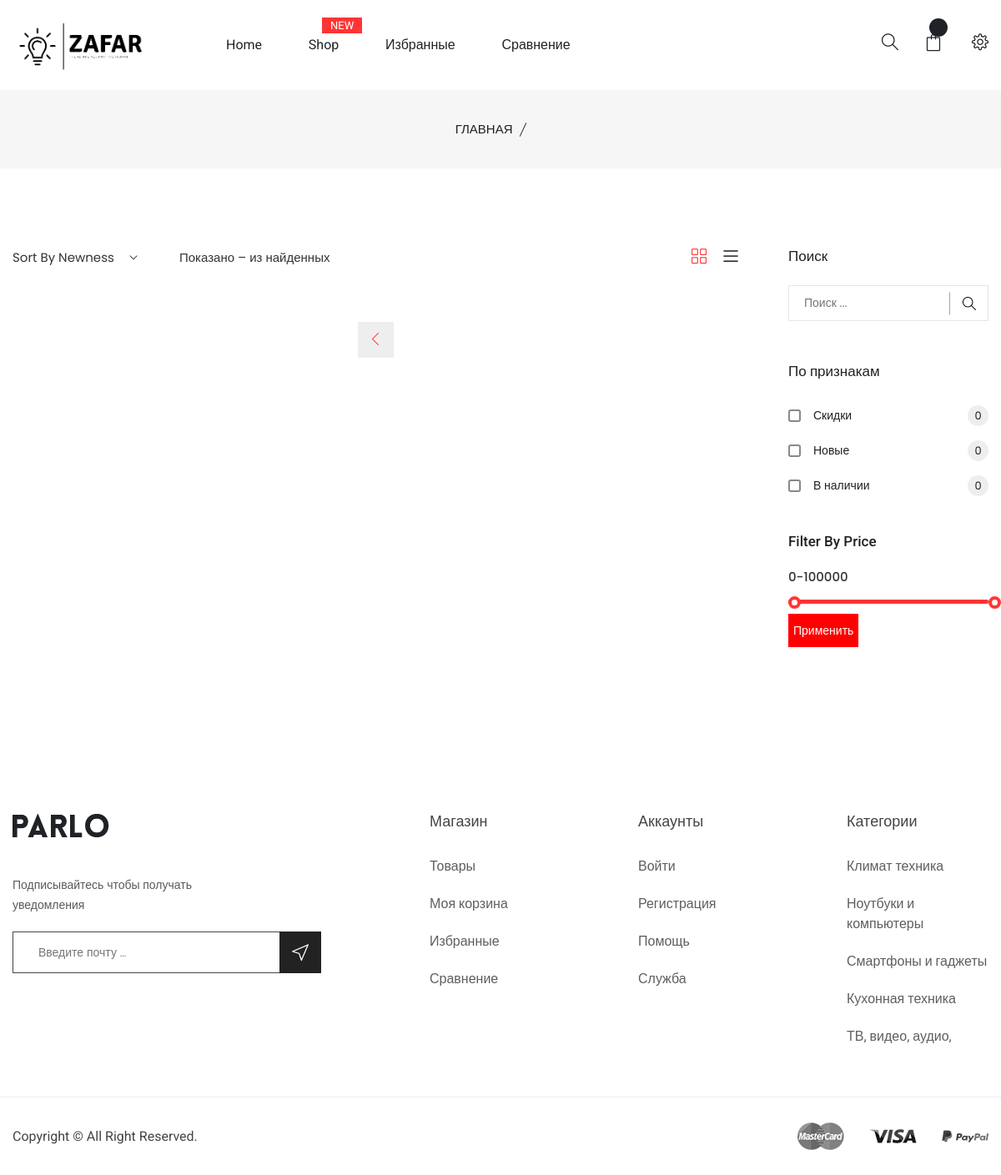
Page /catalog/ on the committed database.
### main/models.py (models this page shows, shortened)
class Category(models.Model):
    title = models.CharField(max_length=200, blank=True)
    parent = models.ForeignKey("Category", on_delete=models.CASCADE, blank=True, null=True)
    level = models.IntegerField(default=0, blank=True)
    good_count = models.IntegerField(default=0, blank=True)
    sub_category_count = models.IntegerField(default=0, blank=True)
    logo = models.ImageField(upload_to='upload', blank=True)

### main/views.py (the view)
# urls.py: path('catalog/', catalogHandler),
def catalogHandler(request):
    categories = Category.objects.all()
    new_cart = None
    cart_items = []
    user_session_id = request.session.session_key
    if user_session_id:
        open_carts = Cart.objects.filter(session_id=user_session_id).filter(status=0)
        if open_carts:
            new_cart = open_carts[0]
            cart_items = CartItem.objects.filter(cart__id=new_cart.id).filter(status=0)
    return render(request, 'catalog.html', {'categories': categories,
                                            'new_cart': new_cart,
                                            'cart_items': cart_items,
                                            })

### templates/catalog.html (shortened to what this page needs)
{% extends 'base.html' %}
    {% block content %}
        <div class="breadcrumb-area pt-35 pb-35 bg-gray">
            <div class="container">
                <div class="breadcrumb-content text-center">
                    <ul>
                        <li>
                            <a href="/"> Главная </a>
                        </li>
                    </ul>
                </div>
            </div>
        </div>
        <div class="shop-area pt-95 pb-100">
            <div class="container">
                <div class="row">
                    <div class="col-lg-9">
                        <div class="shop-top-bar">
                            <div class="select-shoing-wrap">
                                <div class="shop-select">
                                    <select>
                                        <option value="">Sort by newness</option>
                                    </select>
                                </div>
                                <p>Показано {{ start }}–{{ stop }} из {{ total }} найденных</p>
                            </div>
                            <div class="shop-tab nav">
                                <a class="active" href="#shop-1" data-toggle="tab">
                                    <i class="sli sli-grid"></i>
                                </a>
                                <a href="#shop-2" data-toggle="tab">
                                    <i class="sli sli-menu"></i>
                                </a>
                            </div>
                        </div>
                        <div class="shop-bottom-area mt-35">
                            <div class="pro-pagination-style text-center mt-30">
                                <ul>
                                    {% if current_page != 1 %}
                                        <li><a class="prev" href="/catalog/{{ active_category.id }}?page={{ prev_page }}"><i class="sli sli-arrow-left"></i></a></li>
                                    {% endif %}
                                </ul>
                            </div>
                        </div>
                    </div>
                    <div class="col-lg-3">
                        <div class="sidebar-style ml-30">
                            <form class="pro-sidebar-search-form" action="/catalog/{{ active_category.id }}">
                                <div class="sidebar-widget">
                                    <h4 class="pro-sidebar-title"> Поиск </h4>
                                    <div class="pro-sidebar-search mb-50 mt-25">
                                        <div class="pro-sidebar-search-form">
                                            <input name="q" type="text" placeholder="Поиск ..." {% if search_value %} value="{{ search_value }}" {% endif %}>
                                            <button>
                                                <i class="sli sli-magnifier"></i>
                                            </button>
                                        </div>
                                    </div>
                                </div>
                                <div class="sidebar-widget">
                                    <h4 class="pro-sidebar-title"> По признакам </h4>
                                    <div class="sidebar-widget-list mt-30">
                                        <ul>
                                            <li>
                                                <div class="sidebar-widget-list-left">
                                                    <input type="checkbox" name="is_discount" {% if is_discount %} checked {% endif %} value="1"><a href="#"> Скидки <span>0</span></a>
                                                    <span class="checkmark"></span>
                                                </div>
                                            </li>
                                            <li>
                                                <div class="sidebar-widget-list-left">
                                                    <input type="checkbox" name="is_new" {% if is_new %} checked {% endif %} value="1"><a href="#"> Новые <span>0</span></a>
                                                    <span class="checkmark"></span>
                                                </div>
                                            </li>
                                            <li>
                                                <div class="sidebar-widget-list-left">
                                                    <input type="checkbox" name="stock" {% if stock %} checked {% endif %} value="1"><a href="#"> В наличии <span>0</span></a>
                                                    <span class="checkmark"></span>
                                                </div>
                                            </li>
                                        </ul>
                                    </div>
                                </div>
                                <div class="sidebar-widget mt-45">
                                    <h4 class="pro-sidebar-title">Filter By Price </h4>
                                    <div class="price-filter mt-10">
                                        <div class="price-slider-amount">
                                            <input type="text" id="amount" name="price"  placeholder="Введите вашу цену" />
                                        </div>
                                        <div id="slider-range"></div>
                                    </div>
                                </div>
                                <button style="background-color: red; color: white; border: 0; height: 40px;"> Применить </button>
                            </form>
                        </div>
                    </div>
                </div>
            </div>
        </div>
    {% endblock %}

### templates/base.html (shortened to what this page needs)
<!doctype html>
<html class="no-js" lang="zxx">
<head>
    <link rel="stylesheet" href="/static/css/bootstrap.min.css">
    <link rel="stylesheet" href="/static/css/icons.min.css">
    <link rel="stylesheet" href="/static/css/plugins.css">
    <link rel="stylesheet" href="/static/css/style.css">
</head>
<body>
<div class="wrapper">
    <header class="header-area sticky-bar">
        <div class="main-header-wrap">
            <div class="container">
                <div class="row">
                    <div class="col-xl-2 col-lg-2">
                        <div class="logo pt-40">
                            <a href="/">
                                <img src="/media/zafar.png" alt="" style="margin-top: -23px; width: 100%">
                            </a>
                        </div>
                    </div>
                    <div class="col-xl-7 col-lg-7 ">
                        <div class="main-menu">
                            <nav>
                                <ul>
                                    <li class="angle-shape"><a href="/"> Home </a></li>
                                    <li class="angle-shape"><a href="#"> Shop <span>new</span> </a>
                                    </li>
                                    <li><a href="/wish/"> Избранные </a></li>
                                    <li><a href="/compare/"> Сравнение </a></li>
                                </ul>
                            </nav>
                        </div>
                    </div>
                    <div class="col-xl-3 col-lg-3">
                        <div class="header-right-wrap pt-40">
                            <div class="header-search">
                                <a id="arabutton" class="search-active" href="#"><i class="sli sli-magnifier"></i></a>
                            </div>
                            <div class="cart-wrap">
                                <button class="icon-cart-active">
                                    <span class="icon-cart">
                                        <i class="sli sli-bag"></i>
                                        <span class="count-style"> {{ new_cart.amount }} </span>
                                    </span>
                                </button>
                            </div>
                            <div class="setting-wrap">
                                <button class="setting-active">
                                    <i class="sli sli-settings"></i>
                                </button>
                            </div>
                        </div>
                    </div>
                </div>
            </div>
        </div>
    </header>
    {% block content %}
    {% endblock %}
    <footer class="footer-area pt-100">
        <div class="container">
            <div class="footer-top-2 pb-20">
                <div class="row">
                    <div class="col-lg-4 col-md-4 col-sm-12 col-12">
                        <div class="footer-widget mb-40">
                            <a href="#"><img alt="" src="/static/img/logo/logo.png"></a>
                            <div class="subscribe-style mt-45">
                                <p>Подписывайтесь чтобы получать уведомления</p>
                                <div id="mc_embed_signup" class="subscribe-form mt-20">
                                    <form class="validate subscribe-form-style" novalidate="" name="mc-embedded-subscribe-form" method="post" action="/cart/">{% csrf_token %}
                                        <div id="mc_embed_signup_scroll" class="mc-form">
                                            <input class="email" type="email" required="" placeholder="Введите почту ..." name="email" value="">
                                            <div class="clear">
                                                <input id="mc-embedded-subscribe" class="button" type="submit" name="subscribe" value="">
                                            </div>
                                        </div>
                                    </form>
                                </div>
                            </div>
                        </div>
                    </div>
                    <div class="col-lg-3 col-md-3 col-sm-4 col-6">
                        <div class="footer-widget mb-40 pl-100">
                            <div class="footer-title">
                                <h3> Магазин </h3>
                            </div>
                            <div class="footer-list">
                                <ul>
                                    <li><a href="/catalog/"> Товары </a></li>
                                    <li><a href="/cart/"> Моя корзина </a></li>
                                    <li><a href="/wish/"> Избранные </a></li>
                                    <li><a href="/compare/"> Сравнение </a></li>
                                </ul>
                            </div>
                        </div>
                    </div>
                    <div class="col-lg-3 col-md-3 col-sm-4 col-6">
                        <div class="footer-widget mb-40 pl-50">
                            <div class="footer-title">
                                <h3> Аккаунты </h3>
                            </div>
                            <div class="footer-list">
                                <ul>
                                    <li><a href="login-register.html"> Войти </a></li>
                                    <li><a href="login-register.html"> Регистрация </a></li>
                                    <li><a href="contact-us.html"> Помощь </a></li>
                                    <li><a href="contact-us.html"> Служба </a></li>
                                </ul>
                            </div>
                        </div>
                    </div>
                    <div class="col-lg-2 col-md-2 col-sm-4 col-12">
                        <div class="footer-widget mb-40">
                            <div class="footer-title">
                                <h3>Категории</h3>
                            </div>
                            <div class="footer-list">
                                <ul>
                                    {% for cat in categories %}
                                        {% if not cat.parent %}
                                            <li><a href="/catalog/{{ cat.id }}/"> {{ cat.title }} </a></li>
                                        {% endif %}
                                    {% endfor %}
                                </ul>
                            </div>
                        </div>
                    </div>
                </div>
            </div>
        </div>
        <div class="footer-bottom border-top-2 pt-30">
            <div class="container">
                <div class="row align-items-center">
                    <div class="col-lg-6 col-md-6 col-sm-6 col-12">
                        <div class="copyright-2 pb-30">
                            <p>Copyright ©  All Right Reserved.</p>
                        </div>
                    </div>
                    <div class="col-lg-6 col-md-6 col-sm-6 col-12">
                        <div class="payment-mathod-2 pb-30">
                            <a href="#"><img src="/static/img/icon-img/payment-2.png" alt=""></a>
                        </div>
                    </div>
                </div>
            </div>
        </div>
    </footer>
</div>
</body>
</html>

### static/css/plugins.css (style rules this page uses)
.ui-slider { position: relative; text-align: left; }
.ui-slider-horizontal { height: .8em; }
.ui-widget { font-family: Lucida Grande,Lucida Sans,Arial,sans-serif; font-size: 1.1em; }
.ui-widget-content { border: 1px solid #a6c9e2; background: #fcfdfd url("images/ui-bg_inset-hard_100_fcfdfd_1x100.png") 50% bottom repeat-x; color: #222222; }
.ui-corner-all, .ui-corner-top, .ui-corner-left, .ui-corner-tl { border-top-left-radius: 5px; }
.ui-corner-all, .ui-corner-top, .ui-corner-right, .ui-corner-tr { border-top-right-radius: 5px; }
.ui-corner-all, .ui-corner-bottom, .ui-corner-left, .ui-corner-bl { border-bottom-left-radius: 5px; }
.ui-corner-all, .ui-corner-bottom, .ui-corner-right, .ui-corner-br { border-bottom-right-radius: 5px; }

### rows in the picture
Category: title "Климат техника"
Category: title "Ноутбуки и компьютеры"
Category: title "Смартфоны и гаджеты"
Category: title "Кухонная техника"
Category: title "ТВ, видео, аудио,"
